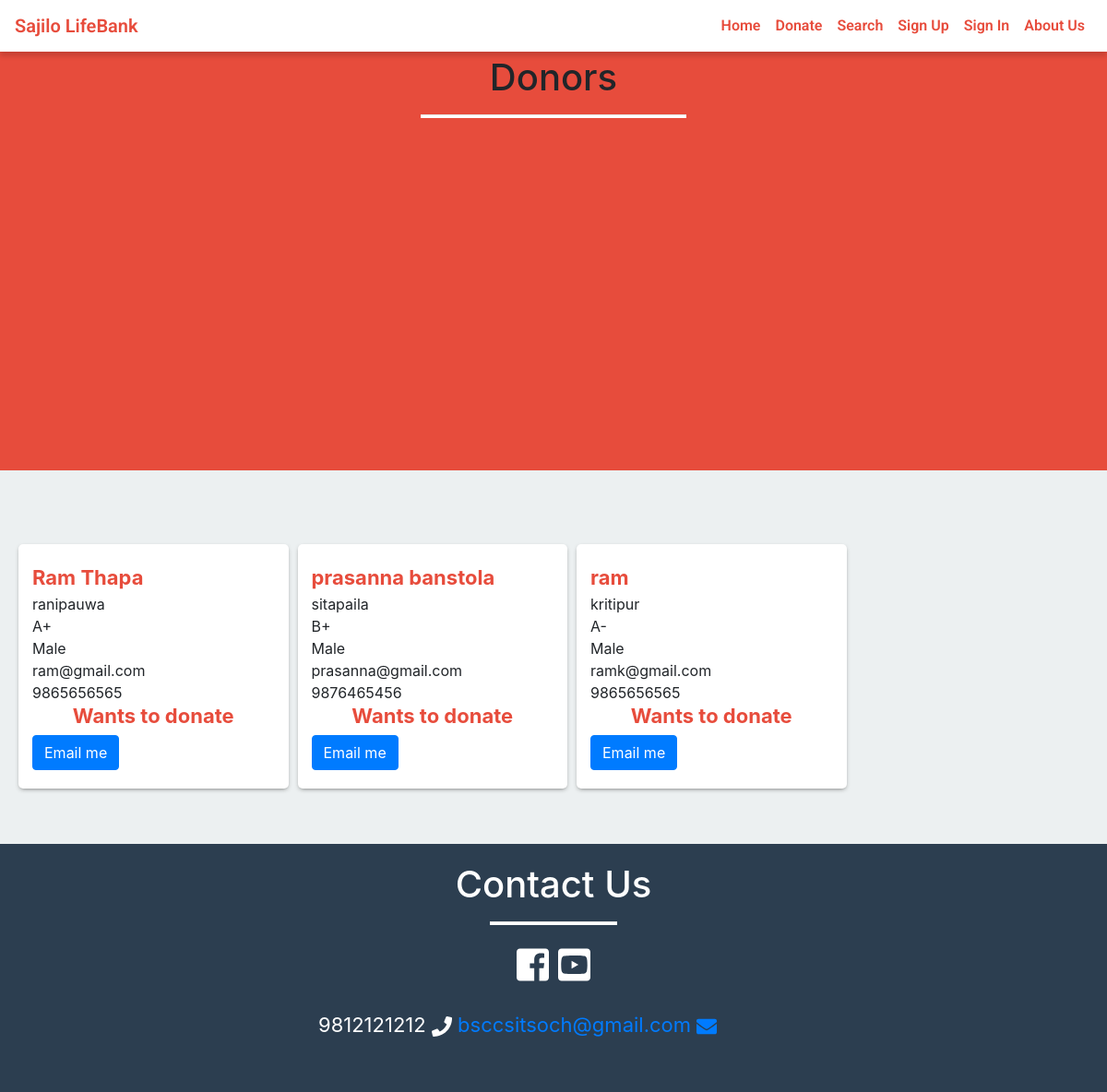
Before: /donor.php with the older database file.
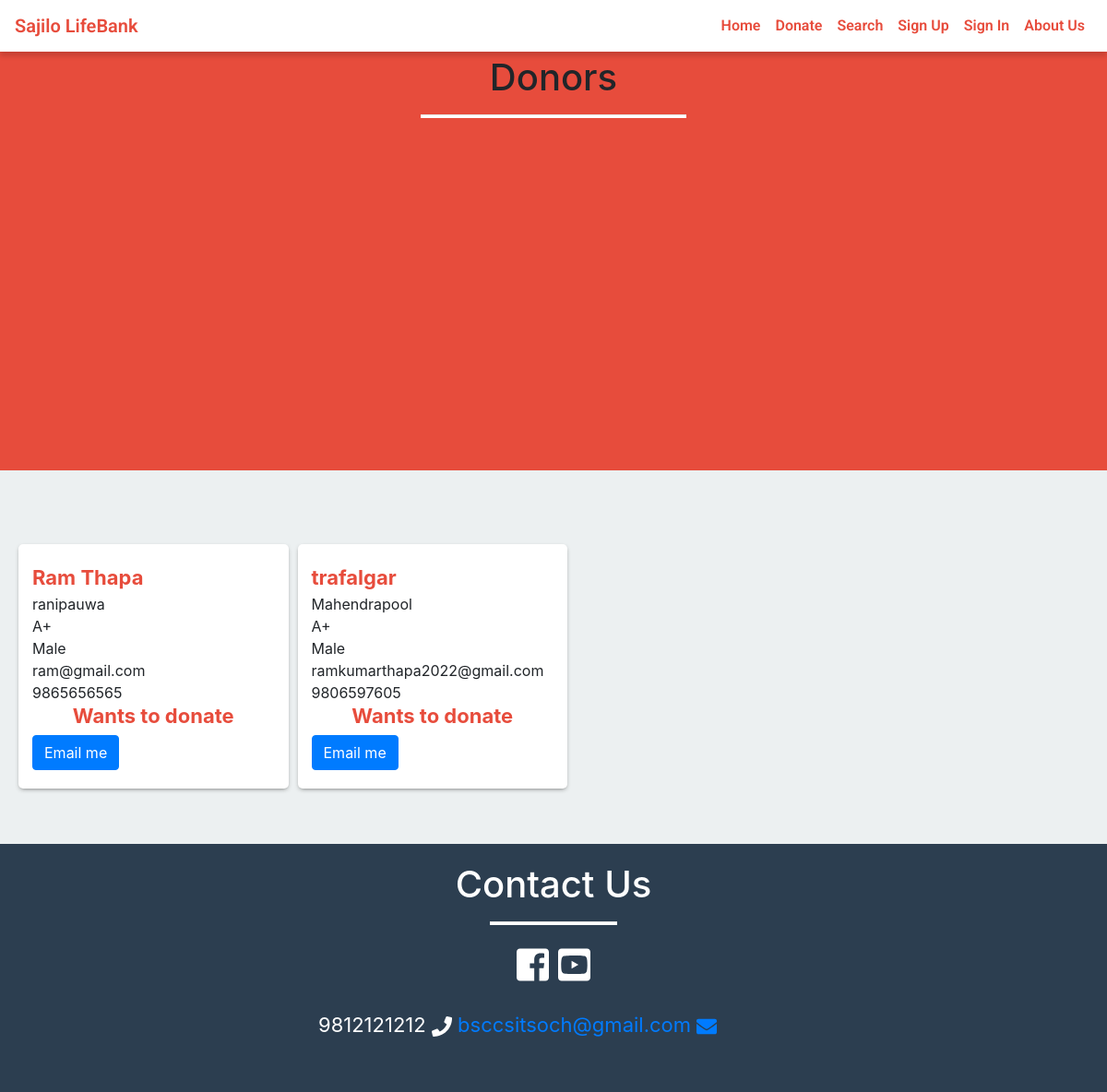
After: the same page with the newer database file.
### tables this page shows
CREATE TABLE `donor` (
  `id` int NOT NULL,
  `name` varchar(255) NOT NULL,
  `blood_group` varchar(10) NOT NULL,
  `gender` varchar(10) NOT NULL,
  `birth_date` date NOT NULL,
  `email` varchar(255) NOT NULL,
  `contact_no` varchar(20) NOT NULL,
  `city` varchar(255) NOT NULL,
  `password` varchar(255) NOT NULL,
  `role_id` int NOT NULL DEFAULT '1'
);

### donor.php (the view, shortened to what this page needs)
<html>
	<head>
		<link rel="stylesheet" type="text/css" href="donorstyle.css">
</head>
<?php
	include ('include/header.php');
?>
<div class="container-fluid red-background size">
	<div class="row">
		<div class="col-md-6 offset-md-3">
			<h1 class="text-center">Donors</h1>
			<hr class="white-bar">
		</div>
	</div>
</div>
<div class="container" style="padding: 60px 0;">
	<div class="row data">
		<?php
		      $sql = "SELECT * FROM donor";
			  $result = mysqli_query($conn,$sql);
			  if(mysqli_num_rows($result)>0){
				while($row= mysqli_fetch_assoc($result))
				{
						echo'
						        <div class="col-md-3 col-sm-12 col-lg-3 donors_data">
								<span class="name">'.$row['name'].'</span>
								<span>'.$row['city'].'</span>
								<span>'.$row['blood_group'].'</span>
								<span>'.$row['gender'].'</span>
								<span>'.$row['email'].'</span>
								<span>'.$row['contact_no'].'</span>
								<h4 class="name text-center">Wants to donate</h4>
								<span><a href="mailto:' .$row['email'].'"class="btn btn-primary">
								Email me</a></span>
								</div>
						           ';
					}
			  }
		?>
	</div>
</div>
<?php
	include ('include/footer.php');
?>
</body>
</html>

### include/header.php (shortened to what this page needs)
<!DOCTYPE html>
	<head>
        <link rel="stylesheet" href="css/styles.css">
        <link rel="stylesheet" type="text/css" href="bootstrap/css/bootstrap.min.css">
		<link rel="stylesheet" href="css/custom.css">
	</head>
<?php
if(isset($_SESSION['role_id']))
   {
        if ($_SESSION['role_id'] == 1) {
            include 'donornav.php';
        } elseif ($_SESSION['role_id'] == 2) {
            include 'staffnav.php';
        } elseif ($_SESSION['role_id'] == 3) {
            include 'receptionistsnav.php';
        }
        else
        {
            echo "Role Id not set.";
        }
    }
    else{
        include 'navigation.php';
    }
?>

### include/navigation.php (shortened to what this page needs)
<body>
<nav id="mainNav" class="navbar fixed-top navbar-default navbar-expand-lg navbar-light bg-light">
  <a class="navbar-brand" href="./index.php">Sajilo LifeBank</a>
  <div class="collapse navbar-collapse" id="navbarTogglerDemo02">
    <ul class="navbar-nav form-inline my-2 my-lg-0">
      <li class="nav-item">
        <a class="nav-link" href="index.php">Home</a>
      </li>
      <li class="nav-item">
        <a class="nav-link" href="donate.php">Donate</a>
      </li>
      <li class="nav-item">
        <a class="nav-link" href="signuppages.php">Search</a>
      </li>
      <li class="nav-item">
        <a class="nav-link" href="signuppages.php">Sign Up</a>
       </li>
      <li class="nav-item">
        <a class="nav-link" href="signin.php">Sign In</a>
       </li>
      <li class="nav-item">
        <a class="nav-link" href="about.php">About Us</a>
      </li>
    </ul>
  </div>
</nav>
</body>

### include/footer.php (shortened to what this page needs)
			<div class="container-fluid">
				<div class="row contactus">
					<div class="col-md-6 offset-md-3">
					<h1 class="text-center">Contact Us</h1>
						<hr class="white-bar">
							<h1 class="text-center">
								<a  target="_blank" href="https://www.facebook.com/niranjan.cdy.732"><i style="color: #fff;" class="fab fa-facebook-square"></i></a>
								<a target="_blank" href="https://www.youtube.com"><i style="color: #fff;" class="fab fa-youtube-square"></i></a>
							</h1>
							<div class="details">
								 <p>   9812121212 <i class="fa fa-phone"></i>
								   <a href="https://mail.google.com/"> bsccsitsoch@gmail.com <i class="fa fa-envelope"></i>
								</p>
							</div>
					</div>
				</div>
			</div>
	</body>
</html>

### donorstyle.css (style rules this page uses)
.size { min-height: 0px; padding: 60px 0 40px 0; }
h1 { color: white; }
span { display: block; }
.name { color: #e74c3c; font-size: 22px; font-weight: 700; }
.donors_data { background-color: white; border-radius: 5px; margin:20px 5px 0px 5px; -webkit-box-shadow: 0px 2px 5px -2px rgba(89,89,89,0.95); -moz-box-shadow: 0px 2px 5px -2px rgba(89,89,89,0.95); box-shadow: 0px 2px 5px -2px rgba(89,89,89,0.95); padding: 20px; }

### css/styles.css (style rules this page uses)
body { background: #f1f4f7; padding-top: 50px; color: #5f6468; font-family: "Roboto", sans-serif; }
p { color: #777; }
a, a:hover, a:focus { color: #e74c3c; }
h1, h2, h3, h4, h5, h6 { color: #5f6468; }
h1 { font-weight: 300; font-size: 40px; }
h3, h4 { font-weight: 300; }
.btn-primary, .btn-primary:hover, .btn-primary:focus, .btn-primary:active, .btn-primary.active, .open > .dropdown-toggle.btn-primary, .btn-primary.disabled, .btn-primary[disabled], fieldset[disabled] .btn-primary, .btn-primary.disabled:hover, .btn-primary[disabled]:hover, fieldset[disabled] .btn-primary:hover, .btn-primary.disabled:focus, .btn-primary[disabled]:focus, fieldset[disabled] .btn-primary:focus, .btn-primary.disabled:active, .btn-primary[disabled]:active, fieldset[disabled] .btn-primary:active, .btn-primary.disabled.active, .btn-primary[disabled].active, fieldset[disabled] .btn-primary.active { background-color: #30a5ff; border-color: #30a5ff; }
.navbar-nav li a { color: #e74c3c !important; }

### css/custom.css (style rules this page uses)
.navbar-brand, .nav-link { color: #e74c3c !important; }
.navbar-default { background-color: white !important; border-color: rgba(34, 34, 34, 0.05); font-family: 'Roboto', 'Helvetica Neue', Arial, sans-serif; -webkit-transition: all 0.35s; -moz-transition: all 0.35s; transition: all 0.35s; }
@media (min-width: 768px) { .navbar-default { background-color: white !important; border-color: rgba(255, 255, 255, 0.3); } }
nav { -webkit-box-shadow: 0px 5px 5px 0px rgba(0,0,0,0.14); -moz-box-shadow: 0px 5px 5px 0px rgba(0,0,0,0.14); box-shadow: 0px 5px 5px 0px rgba(0,0,0,0.14); font-family: 'Roboto', sans-serif; font-weight: 600; }
body { background-color: #ecf0f1; width: 100%; overflow-x: hidden; }
.white-bar { height: 3px; width: 50%; color: white; background-color: white; }
.red-background { background-color: #e74c3c; min-height: 460px; height: auto; padding: 10px }
.contactus { padding: 20px; background-color: #2c3e50; }
.contactus h1 { color: white; }
.contactus hr { width: 25% !important; }
.contactus p { color: white; }
.details { font-size: 22px; padding: 20px; font-weight: 400px; }

Changed rows visible on the page:
removed donor: name "prasanna banstola", city "sitapaila", blood_group "B+", gender "Male", email "prasanna@gmail.com", contact_no "9876465456"
removed donor: name "ram", city "kritipur", blood_group "A-", gender "Male", email "ramk@gmail.com", contact_no "9865656565"
added donor: name "trafalgar", city "Mahendrapool", blood_group "A+", gender "Male", email "ramkumarthapa2022@gmail.com", contact_no "9806597605"
